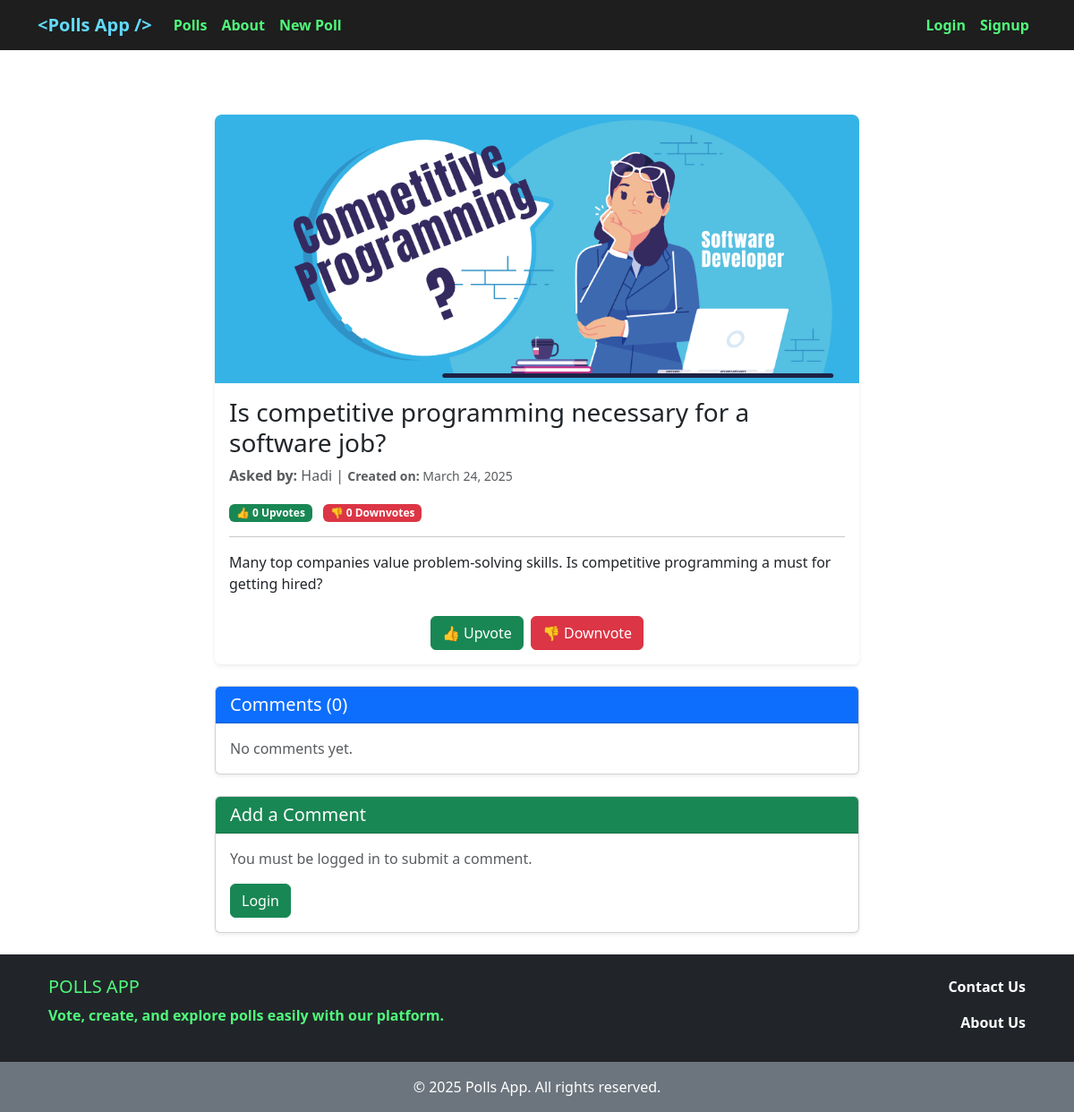
/poll/31/, run on an earlier commit of the app's database.
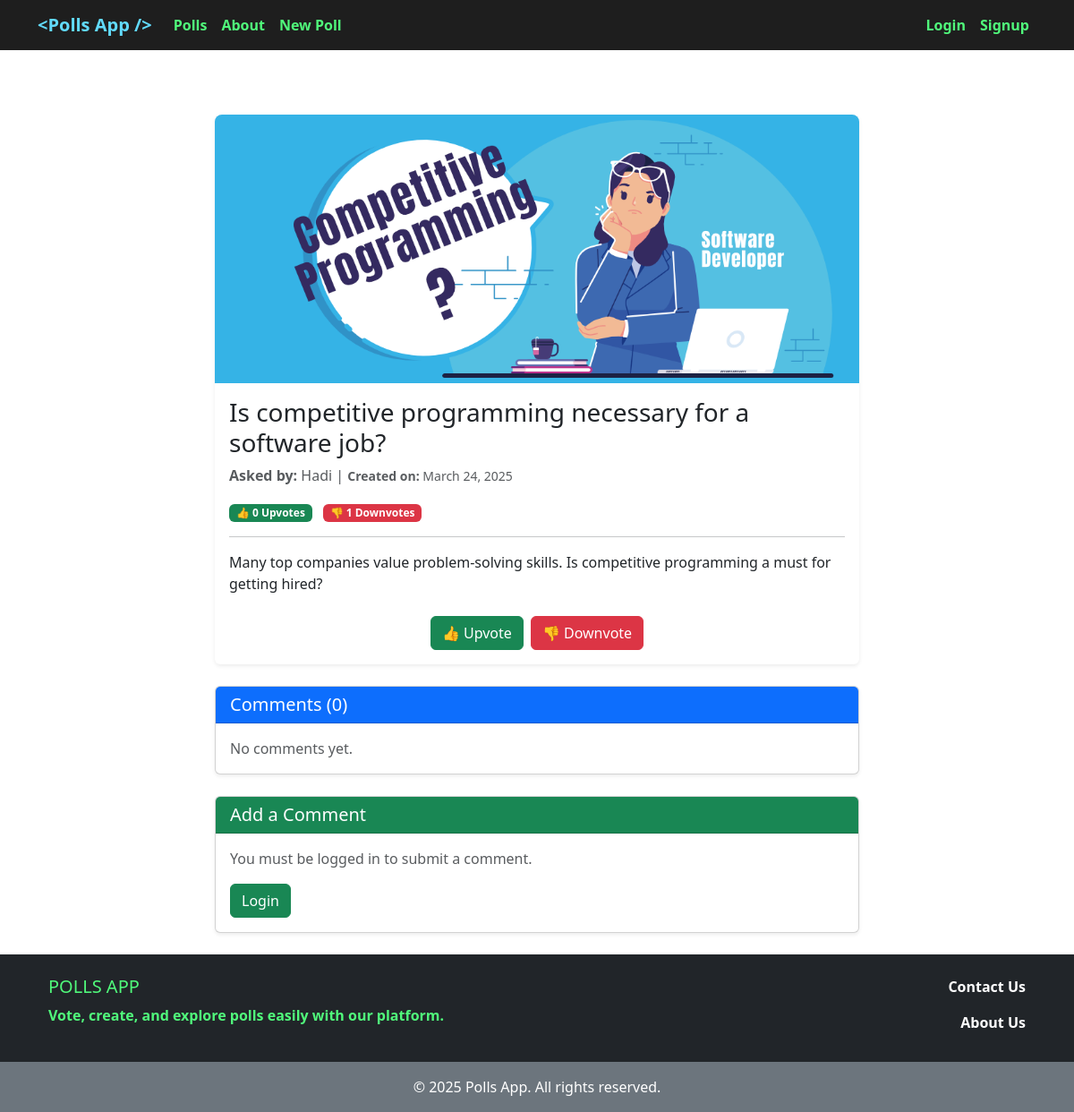
And on a later commit of the database.
### polls/models.py (models this page shows, shortened)
class Poll(models.Model):
    question = models.CharField(max_length=700)
    user = models.ForeignKey(get_user_model(), on_delete=models.CASCADE)
    description = models.TextField(blank=True)
    cover = models.ImageField(upload_to='covers/', blank=True)
    up_vote = models.PositiveIntegerField(default=0)
    down_vote = models.PositiveIntegerField(default=0)
    upvoted_by = models.ManyToManyField(get_user_model(), related_name='upvoted_polls', blank=True)
    downvoted_by = models.ManyToManyField(get_user_model(), related_name='downvoted_polls', blank=True)
    datetime_created = models.DateTimeField(auto_now_add=True)
    datetime_modified = models.DateTimeField(auto_now=True)

### accounts/models.py (models this page shows)
class CustomUser(AbstractUser):
    ROLE_CHOICES = [
        ('M', 'Manager'),
        ('E', 'Employee'),
        ('S', 'Student'),
        ('O', 'Other'),
    ]
    role = models.CharField(choices=ROLE_CHOICES, max_length=1, default=ROLE_CHOICES[3][0])

### polls/views.py (the view)
# urls.py: path('poll/<int:pk>/', poll_detail_view, name='poll_detail'),
def poll_detail_view(request, pk):
    poll = get_object_or_404(Poll, pk=pk)
    comments = poll.comments.all()
    if request.method == "POST":
        comment_form = CommentForm(request.POST)
        if comment_form.is_valid():
            new_comment = comment_form.save(commit=False)
            new_comment.poll = poll
            new_comment.user = request.user
            new_comment.save()
            comment_form = CommentForm()
    else:
        comment_form = CommentForm()
    return render(request, 'polls/poll_detail.html', context={
        'poll': poll,
        'comments': comments,
        'comment_form': comment_form,
    })

### polls/templates/polls/poll_detail.html (shortened to what the changed rows need)
{% extends '_base.html' %}
{% load crispy_forms_tags %}
{% block content %}
    <div class="container mt-5">
        <div class="row justify-content-center">
            <div class="col-lg-8 col-md-10 col-sm-12">
                <div class="card shadow-sm border-0 rounded">
                    {% if poll.cover %}
                        <img src="{{ poll.cover.url }}" class="card-img-top img-fluid" alt="Poll Image">
                    {% else %}
                        <img src="https://placehold.co/800x300" class="card-img-top img-fluid"
                             alt="Poll image for {{ poll.question }}">
                    {% endif %}
                    <div class="card-body">
                        <h3 class="card-title">{{ poll.question }}</h3>
                        <p class="text-muted">
                            <strong>Asked by:</strong> {{ poll.user|capfirst }} |
                            <small><strong>Created on:</strong> {{ poll.datetime_created|date:"F d, Y" }}</small>
                        </p>
                        <div class="d-flex justify-content-between align-items-center mt-3">
                            <div>
                                <span class="badge bg-success">👍 {{ poll.up_vote }} Upvotes</span>
                                <span class="badge bg-danger ms-2">👎 {{ poll.down_vote }} Downvotes</span>
                            </div>
                        </div>
                        <hr>
                        <p>{{ poll.description|linebreaksbr }}</p>
                        <div class="mt-4 d-flex justify-content-center">
                            <div class="btn-group">
                            </div>
                        </div>
                    </div>
                </div>
            </div>
        </div>
    </div>
{% endblock content %}

What changed in the data, as far as the page shows it:
changed Poll "Is competitive programming necessary for a software job?": down_vote "0" → "1"
